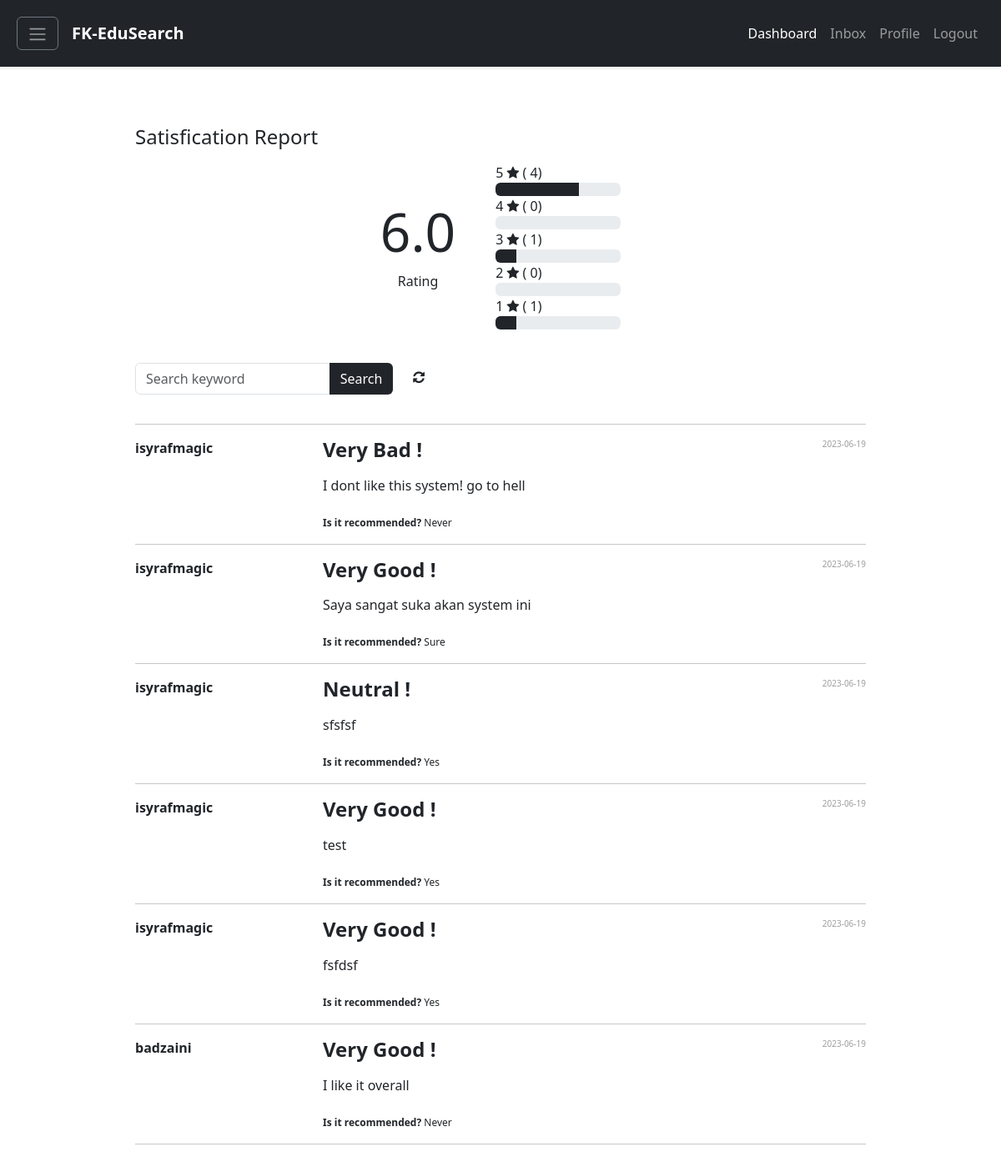
Screenshot of /satisfyReport.php with the database file from the repository.
### tables this page shows
CREATE TABLE `expertexperience` (
  `expertexperienceid` int(11) NOT NULL,
  `expertid` int(11) NOT NULL,
  `scale` varchar(60) DEFAULT NULL,
  `description` varchar(60) DEFAULT NULL,
  `recommend` varchar(60) DEFAULT NULL,
  `issueCategory` varchar(60) DEFAULT NULL,
  `issueDescription` varchar(60) DEFAULT NULL,
  `submitDate` date DEFAULT NULL
);

CREATE TABLE `userexperience` (
  `experienceid` int(11) NOT NULL,
  `userid` int(11) NOT NULL,
  `scale` varchar(60) DEFAULT NULL,
  `description` varchar(1000) DEFAULT NULL,
  `recommend` varchar(60) DEFAULT NULL,
  `issueCategory` varchar(60) DEFAULT NULL,
  `issueDescription` varchar(60) DEFAULT NULL,
  `submitDate` date DEFAULT NULL
);

CREATE TABLE `user` (
  `userid` int(11) NOT NULL,
  `userFullName` varchar(60) NOT NULL,
  `userEmail` varchar(60) NOT NULL,
  `userPassword` varchar(60) NOT NULL,
  `username` varchar(60) NOT NULL,
  `userAcademicStatus` varchar(60) DEFAULT NULL,
  `userUpdateProfileStatus` varchar(60) DEFAULT NULL,
  `userOnlineStatus` varchar(60) DEFAULT NULL
);

CREATE TABLE `expert` (
  `expertid` int(11) NOT NULL,
  `expertFullName` varchar(60) NOT NULL,
  `expertEmail` varchar(60) NOT NULL,
  `expertPassword` varchar(60) NOT NULL,
  `expertUsername` varchar(60) NOT NULL,
  `researchAcademicStatus` varchar(60) DEFAULT NULL,
  `expertCV` varchar(60) DEFAULT NULL,
  `expertUpdateProfileStatus` varchar(60) DEFAULT NULL,
  `expertAccountStatus` varchar(60) DEFAULT NULL,
  `expertOnlineStatus` varchar(60) DEFAULT NULL
);

### classes/Report.classes.php (called while the page is built, shortened)
<?php
class Report extends Connection
{
    public function getExpertRating()
    {
        $connection = $this->getConnection();
        $query = "SELECT * FROM expertexperience";
        $result = mysqli_query($connection, $query);
        if (!$result) {
            return false;
        } else {
            return $result;
        }
    }
    public function searchUserExp($keyword)
    {
        $connection = $this->getConnection();
        $query = "SELECT user.username, userexperience.scale, userexperience.description, userexperience.recommend, userexperience.submitDate
        FROM userexperience
        INNER JOIN user ON userexperience.userid=user.userid
        WHERE user.username LIKE '%" . $keyword . "%' OR userexperience.scale LIKE '%" . $keyword . "%' OR userexperience.description LIKE '%" . $keyword . "%'";
        $result = mysqli_query($connection, $query);
        if (!$result) {
            return false;
        } else {
            return $result;
        }
    }
    public function searchExpertExp($keyword)
    {
        $connection = $this->getConnection();
        $query = "SELECT expert.expertUsername, expertexperience.scale, expertexperience.description, expertexperience.recommend, expertexperience.submitDate
        FROM expertexperience
        INNER JOIN expert ON expertexperience.expertid=expert.expertid
        WHERE expert.expertUsername LIKE '%" . $keyword . "%' OR expertexperience.scale LIKE '%" . $keyword . "%' OR expertexperience.description LIKE '%" . $keyword . "%'";
        $result = mysqli_query($connection, $query);
        if (!$result) {
            return false;
        } else {
            return $result;
        }
    }
}
?>

### satisfyReport.php (the view, shortened to what this page needs)
<!DOCTYPE html>
<html lang="en">
<head>
    <link href="https://cdn.jsdelivr.net/npm/bootstrap@5.3.0-alpha3/dist/css/bootstrap.min.css" rel="stylesheet"
>
    <link href="https://cdn.jsdelivr.net/npm/bootstrap@5.1.3/dist/css/bootstrap.min.css" rel="stylesheet"
>
    <link rel="stylesheet" href="https://cdnjs.cloudflare.com/ajax/libs/font-awesome/4.7.0/css/font-awesome.min.css">
</head>
<body>
    <?php include "components/navigation.php"; ?>
    <?php
    $userRate = new ReportController();
    $userRatings = $userRate->getUserRating();
    $expertRate = new ReportController();
    $expertRatings = $expertRate->getExpertRating();
    function getStarRating($scale)
    {
        switch ($scale) {
            case 'Very Bad':
                return 1;
            case 'Bad':
                return 2;
            case 'Neutral':
                return 3;
            case 'Good':
                return 4;
            case 'Very Good':
                return 5;
        }
    }
    $userScaleCounts = array(
        'Very Good' => 0,
        'Good' => 0,
        'Neutral' => 0,
        'Bad' => 0,
        'Very Bad' => 0
    );
    $userTotalRatings = 0;
    while ($userRow = mysqli_fetch_assoc($userRatings)) {
        $userScale = $userRow['scale'];
        $userScaleCounts[$userScale]++;
        $userTotalRatings++;
    }
    $expertScaleCounts = array(
        'Very Good' => 0,
        'Good' => 0,
        'Neutral' => 0,
        'Bad' => 0,
        'Very Bad' => 0
    );
    $expertTotalRatings = 0;
    while ($expertRow = mysqli_fetch_assoc($expertRatings)) {
        $expertScale = $expertRow['scale'];
        $expertScaleCounts[$expertScale]++;
        $expertTotalRatings++;
    }
    $totalRatings = $userTotalRatings + $expertTotalRatings;
    ?>
    <div class="container" style="margin-top: 150px; margin-bottom: 100px; width: 900px;">
        <h4 class="mb-3">
            Satisfication Report
        </h4>
        <div style="display: flex; justify-content: center">
            <div class="hstack gap-5">
                <div style="text-align: center;">
                    <h1 style="font-size: 64px;">
                        <?php echo $totalRatings ?>.0
                    </h1>
                    Rating
                </div>
                <div class="vstack gap-0" style="width: 150px;">
                    <?php
                    foreach ($userScaleCounts as $scale => $count) {
                        $rating = getStarRating($scale);
                        $expertCount = $expertScaleCounts[$scale];
                        $eachRate = $count + $expertCount;
                        $totalPercentage = ($eachRate / $totalRatings) * 100;
                        ?>
                        <div>
                            <?php echo $rating; ?>
                            <i class="fa fa-star"></i>
                            (
                            <?php echo $eachRate ?>)
                            <div class="progress">
                                <div class="progress-bar" role="progressbar" aria-valuenow="<?php echo $totalPercentage; ?>"
                                    aria-valuemin="0" aria-valuemax="100"
                                    style="width: <?php echo $totalPercentage; ?>%; background-color: #212529;"></div>
                            </div>
                        </div>
                        <?php
                    }
                    ?>
                </div>
            </div>
        </div>
        <div style="width: 400px; padding-top: 40px; padding-bottom: 3px;" class="row">
            <div class="col-10">
                <form action="" method="GET" class="mb-3">
                    <div class="input-group">
                        <input type="text" class="form-control" name="keyword" placeholder="Search keyword">
                        <button type="submit" class="btn" style="background: #212529; color: white;">Search</button>
                    </div>
                </form>
            </div>
            <div class="col-2" style="padding-top: 5px">
                <a href="/FK-EDUSEARCH/satisfyReport.php" type="button" style="color: #212529;">
                    <i class="fa fa-refresh"></i>
                </a>
            </div>
        </div>
        <hr>
        <?php
        $keyword = isset($_GET['keyword']) ? $_GET['keyword'] : '';
        $userExp = $userRate->searchUserExp($keyword);
        $expertExp = $expertRate->searchExpertExp($keyword);
        $combinedExp = array();
        while ($userRow = mysqli_fetch_assoc($userExp)) {
            $combinedExp[] = array(
                'username' => $userRow['username'],
                'scale' => $userRow['scale'],
                'description' => $userRow['description'],
                'recommend' => $userRow['recommend'],
                'submitDate' => $userRow['submitDate'],
                'isUser' => true
            );
        }
        while ($expertRow = mysqli_fetch_assoc($expertExp)) {
            $combinedExp[] = array(
                'username' => $expertRow['expertUsername'],
                'scale' => $expertRow['scale'],
                'description' => $expertRow['description'],
                'recommend' => $expertRow['recommend'],
                'submitDate' => $expertRow['submitDate'],
                'isUser' => false
            );
        }
        usort($combinedExp, function ($a, $b) {
            return strtotime($b['submitDate']) - strtotime($a['submitDate']);
        });
        ?>
        <?php foreach ($combinedExp as $exp): ?>
            <div class="row">
                <div class="col-3">
                    <strong>
                        <?php echo $exp['username']; ?>
                    </strong>
                </div>
                <div class="col-7">
                    <div class="vstack gap-2">
                        <div>
                            <h4>
                                <strong>
                                    <?php echo $exp['scale']; ?> !
                                </strong>
                            </h4>
                        </div>
                        <div>
                            <p>
                                <?php echo $exp['description']; ?>
                            </p>
                        </div>
                        <div>
                            <p style="font-size: 12px; margin-bottom: 0px">
                                <strong>Is it recommended? </strong>
                                <?php echo $exp['recommend']; ?>
                            </p>
                        </div>
                    </div>
                </div>
                <div class="col-2">
                    <p style="font-size: 10px; color: #9f9e9e; text-align: right">
                        <?php echo $exp['submitDate']; ?>
                    </p>
                </div>
            </div>
            <hr>
        <?php endforeach; ?>
    </div>
</body>
</html>

### rows the page displays
expertexperience: scale "5", scale "4", expertid.expertUsername "badzaini", scale "Very Good", description "I like it overall", recommend "Never", submitDate "2023-06-19"
userexperience: userid.username "isyrafmagic", scale "Very Bad", description "I dont like this system! go to hell", recommend "Never", submitDate "2023-06-19"
userexperience: userid.username "isyrafmagic", scale "Very Good", description "Saya sangat suka akan system ini", recommend "Sure", submitDate "2023-06-19"
userexperience: userid.username "isyrafmagic", scale "Neutral", description "sfsfsf", recommend "Yes", submitDate "2023-06-19"
userexperience: userid.username "isyrafmagic", scale "Very Good", description "test", recommend "Yes", submitDate "2023-06-19"
userexperience: userid.username "isyrafmagic", scale "Very Good", description "fsfdsf", recommend "Yes", submitDate "2023-06-19"

### other values shown
$totalRatings "6"
$rating "4"
$eachRate "0"
$rating "3"
$eachRate "1"
$rating "2"
$rating "1"
